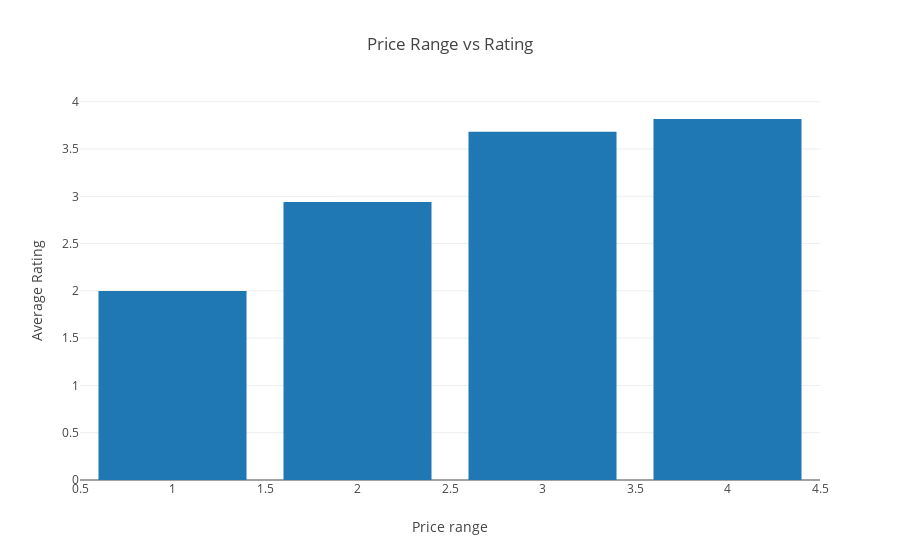

Here is the notebook cell this chart was saved with:
### Code cell
price_range_data['color'] = pd.Series('random text', index=price_range_data.index)

for index, row in price_range_data.iterrows():
    price_range_data.set_value(col='color', index=index, value='rgba(222,45,38,%4.1f)' %(price_range_data.iloc[index]['Mean Rating']/5))

trace0 = go.Bar(
    x=price_range_data['Price range'],
    y=price_range_data['Mean Rating'],
 )

data = [trace0]
layout = go.Layout(
    title='Price Range vs Rating',
    xaxis=dict(title="Price range"),
    yaxis=dict(title="Average Rating")
)

fig = go.Figure(data=data, layout=layout)
iplot(fig, filename='color-bar')

### Figure 1 — Plotly figure (JSON) as saved in the notebook; plotly's stock layout.template omitted (floating-point values rounded to 4 significant figures)
{"data": [{"type": "bar", "x": [1, 2, 3, 4], "y": [2.0, 2.941, 3.683, 3.818]}], "layout": {"title": "Price Range vs Rating", "xaxis": {"title": "Price range"}, "yaxis": {"title": "Average Rating"}}}
